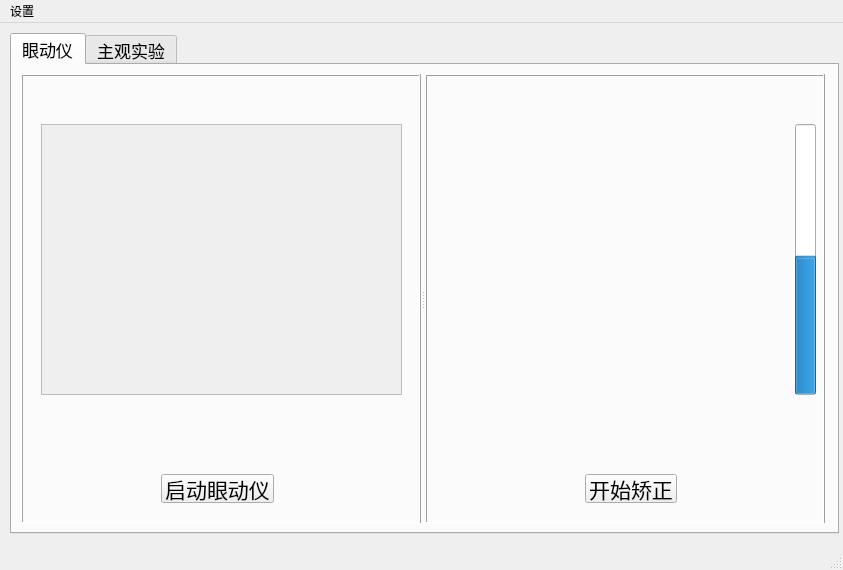
<?xml version="1.0" encoding="UTF-8"?>
<ui version="4.0">
 <class>start_panel</class>
 <widget class="QMainWindow" name="start_panel">
  <property name="geometry">
   <rect>
    <x>0</x>
    <y>0</y>
    <width>843</width>
    <height>570</height>
   </rect>
  </property>
  <property name="minimumSize">
   <size>
    <width>0</width>
    <height>0</height>
   </size>
  </property>
  <property name="maximumSize">
   <size>
    <width>16777215</width>
    <height>16777215</height>
   </size>
  </property>
  <property name="windowTitle">
   <string>MainWindow</string>
  </property>
  <widget class="QWidget" name="centralwidget">
   <widget class="QTabWidget" name="tabWidget">
    <property name="geometry">
     <rect>
      <x>10</x>
      <y>10</y>
      <width>829</width>
      <height>501</height>
     </rect>
    </property>
    <property name="font">
     <font>
      <pointsize>13</pointsize>
      <weight>50</weight>
      <bold>false</bold>
     </font>
    </property>
    <property name="currentIndex">
     <number>0</number>
    </property>
    <widget class="QWidget" name="tab">
     <attribute name="title">
      <string>眼动仪</string>
     </attribute>
     <layout class="QVBoxLayout" name="verticalLayout">
      <item>
       <widget class="QSplitter" name="splitter">
        <property name="orientation">
         <enum>Qt::Horizontal</enum>
        </property>
        <widget class="QFrame" name="frame">
         <property name="sizePolicy">
          <sizepolicy hsizetype="Expanding" vsizetype="Preferred">
           <horstretch>1</horstretch>
           <verstretch>0</verstretch>
          </sizepolicy>
         </property>
         <property name="minimumSize">
          <size>
           <width>400</width>
           <height>450</height>
          </size>
         </property>
         <property name="maximumSize">
          <size>
           <width>400</width>
           <height>450</height>
          </size>
         </property>
         <property name="frameShape">
          <enum>QFrame::Box</enum>
         </property>
         <property name="frameShadow">
          <enum>QFrame::Raised</enum>
         </property>
         <widget class="QPushButton" name="btn_EyetrackStart">
          <property name="geometry">
           <rect>
            <x>140</x>
            <y>400</y>
            <width>113</width>
            <height>29</height>
           </rect>
          </property>
          <property name="font">
           <font>
            <pointsize>16</pointsize>
           </font>
          </property>
          <property name="text">
           <string>启动眼动仪</string>
          </property>
         </widget>
         <widget class="QPlainTextEdit" name="eye_tracker_info">
          <property name="enabled">
           <bool>false</bool>
          </property>
          <property name="geometry">
           <rect>
            <x>20</x>
            <y>50</y>
            <width>361</width>
            <height>271</height>
           </rect>
          </property>
          <property name="font">
           <font>
            <pointsize>11</pointsize>
            <weight>75</weight>
            <bold>true</bold>
           </font>
          </property>
          <property name="frameShape">
           <enum>QFrame::Panel</enum>
          </property>
          <property name="frameShadow">
           <enum>QFrame::Plain</enum>
          </property>
         </widget>
        </widget>
        <widget class="QFrame" name="frame_2">
         <property name="sizePolicy">
          <sizepolicy hsizetype="Expanding" vsizetype="Preferred">
           <horstretch>1</horstretch>
           <verstretch>0</verstretch>
          </sizepolicy>
         </property>
         <property name="minimumSize">
          <size>
           <width>400</width>
           <height>450</height>
          </size>
         </property>
         <property name="maximumSize">
          <size>
           <width>400</width>
           <height>450</height>
          </size>
         </property>
         <property name="frameShape">
          <enum>QFrame::Box</enum>
         </property>
         <property name="frameShadow">
          <enum>QFrame::Raised</enum>
         </property>
         <widget class="QPushButton" name="btn_Calibration">
          <property name="geometry">
           <rect>
            <x>160</x>
            <y>400</y>
            <width>92</width>
            <height>29</height>
           </rect>
          </property>
          <property name="font">
           <font>
            <pointsize>16</pointsize>
           </font>
          </property>
          <property name="text">
           <string>开始矫正</string>
          </property>
         </widget>
         <widget class="QProgressBar" name="distance_show">
          <property name="geometry">
           <rect>
            <x>370</x>
            <y>50</y>
            <width>21</width>
            <height>271</height>
           </rect>
          </property>
          <property name="minimum">
           <number>45</number>
          </property>
          <property name="maximum">
           <number>75</number>
          </property>
          <property name="value">
           <number>60</number>
          </property>
          <property name="orientation">
           <enum>Qt::Vertical</enum>
          </property>
          <property name="format">
           <string>%v</string>
          </property>
         </widget>
         <widget class="QLabel" name="distance_text">
          <property name="geometry">
           <rect>
            <x>370</x>
            <y>330</y>
            <width>21</width>
            <height>31</height>
           </rect>
          </property>
          <property name="font">
           <font>
            <pointsize>11</pointsize>
           </font>
          </property>
          <property name="text">
           <string/>
          </property>
         </widget>
        </widget>
       </widget>
      </item>
     </layout>
    </widget>
    <widget class="QWidget" name="tab_2">
     <attribute name="title">
      <string>主观实验</string>
     </attribute>
     <widget class="QGroupBox" name="groupBox">
      <property name="geometry">
       <rect>
        <x>10</x>
        <y>40</y>
        <width>801</width>
        <height>181</height>
       </rect>
      </property>
      <property name="font">
       <font>
        <family>黑体</family>
        <pointsize>-1</pointsize>
        <weight>50</weight>
        <italic>false</italic>
        <bold>false</bold>
       </font>
      </property>
      <property name="toolTipDuration">
       <number>-1</number>
      </property>
      <property name="styleSheet">
       <string notr="true">QGroupBox {
    font: 20px &quot;黑体&quot;;
	background-color: rgb(240, 240, 240);
    border-radius:6px;
    margin-top:12px;
    border-width: 1px;
    border-style: solid;
    border-color: rgb(255, 0, 0);
}
QGroupBox:title {
    color:rgb(28, 120, 167);
    subcontrol-origin: margin;
    left: 10px;
}</string>
      </property>
      <property name="title">
       <string>数据库</string>
      </property>
      <widget class="QLabel" name="label">
       <property name="geometry">
        <rect>
         <x>20</x>
         <y>60</y>
         <width>151</width>
         <height>61</height>
        </rect>
       </property>
       <property name="font">
        <font>
         <pointsize>14</pointsize>
        </font>
       </property>
       <property name="text">
        <string>数据库地址：</string>
       </property>
      </widget>
      <widget class="QLineEdit" name="lineEdit">
       <property name="geometry">
        <rect>
         <x>140</x>
         <y>70</y>
         <width>641</width>
         <height>31</height>
        </rect>
       </property>
      </widget>
      <widget class="QPushButton" name="btnDirget">
       <property name="geometry">
        <rect>
         <x>480</x>
         <y>120</y>
         <width>151</width>
         <height>31</height>
        </rect>
       </property>
       <property name="font">
        <font>
         <pointsize>14</pointsize>
        </font>
       </property>
       <property name="text">
        <string>设置地址</string>
       </property>
      </widget>
      <widget class="QPushButton" name="btnApply">
       <property name="geometry">
        <rect>
         <x>650</x>
         <y>120</y>
         <width>101</width>
         <height>31</height>
        </rect>
       </property>
       <property name="font">
        <font>
         <pointsize>14</pointsize>
        </font>
       </property>
       <property name="text">
        <string>应用</string>
       </property>
      </widget>
     </widget>
     <widget class="QPushButton" name="btnStart">
      <property name="geometry">
       <rect>
        <x>330</x>
        <y>410</y>
        <width>171</width>
        <height>41</height>
       </rect>
      </property>
      <property name="font">
       <font>
        <pointsize>16</pointsize>
       </font>
      </property>
      <property name="text">
       <string>开始实验</string>
      </property>
     </widget>
     <widget class="QPushButton" name="btnPreStart">
      <property name="geometry">
       <rect>
        <x>330</x>
        <y>320</y>
        <width>171</width>
        <height>41</height>
       </rect>
      </property>
      <property name="font">
       <font>
        <pointsize>16</pointsize>
       </font>
      </property>
      <property name="text">
       <string>开始预热实验</string>
      </property>
     </widget>
    </widget>
   </widget>
  </widget>
  <widget class="QMenuBar" name="menubar">
   <property name="geometry">
    <rect>
     <x>0</x>
     <y>0</y>
     <width>843</width>
     <height>23</height>
    </rect>
   </property>
   <widget class="QMenu" name="menu">
    <property name="title">
     <string>设置</string>
    </property>
    <addaction name="action_frequency"/>
    <addaction name="action_filter"/>
   </widget>
   <addaction name="menu"/>
  </widget>
  <widget class="QStatusBar" name="statusbar"/>
  <action name="action_frequency">
   <property name="text">
    <string>设置频率</string>
   </property>
  </action>
  <action name="action_filter">
   <property name="text">
    <string>设置滤波器</string>
   </property>
  </action>
 </widget>
 <resources/>
 <connections/>
</ui>
